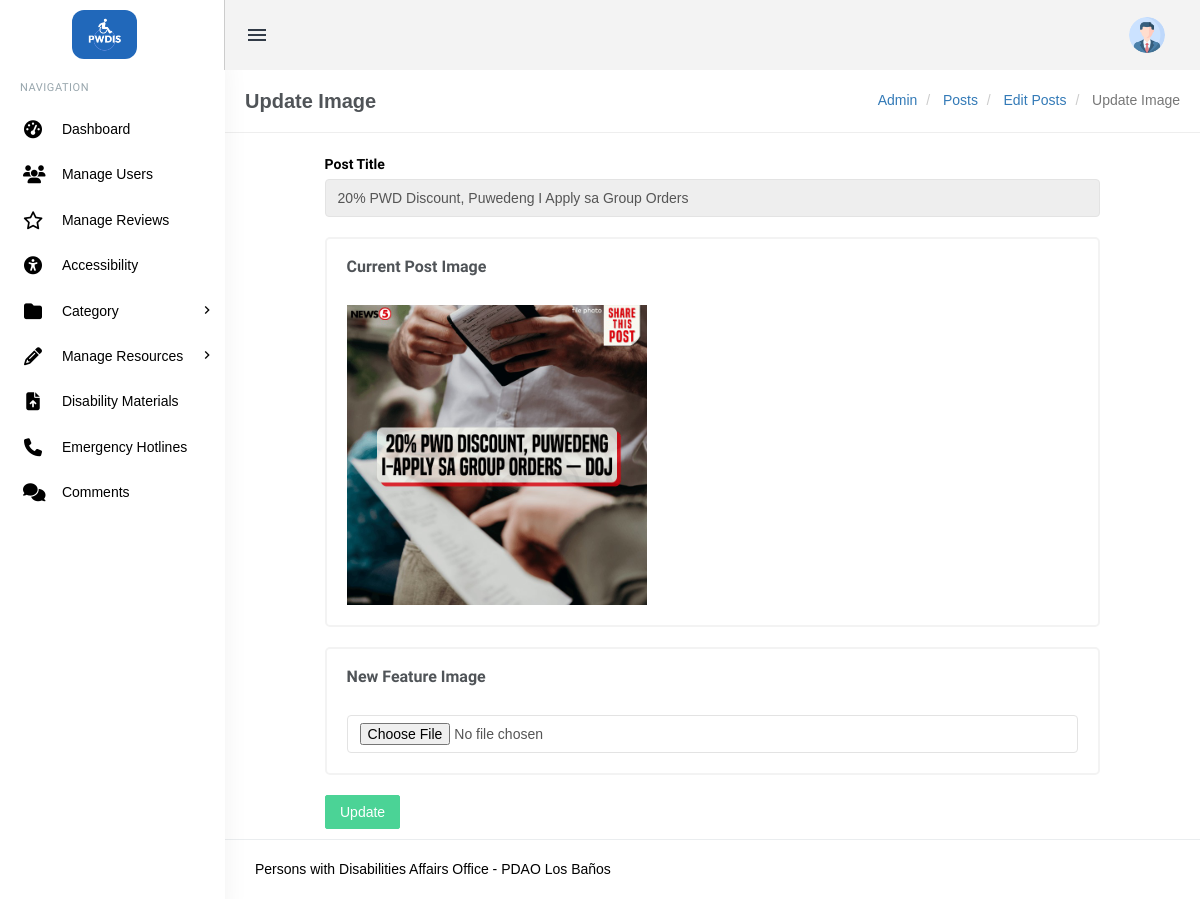
Screenshot of /admin/change-image.php?pid=75 (signed in) with the database file from the repository.
### tables this page shows
CREATE TABLE `tblposts` (
  `id` int(11) NOT NULL,
  `PostTitle` longtext DEFAULT NULL,
  `CategoryId` int(11) DEFAULT NULL,
  `PostDetails` longtext DEFAULT NULL,
  `PostingDate` timestamp NULL DEFAULT current_timestamp(),
  `UpdationDate` timestamp NULL DEFAULT NULL ON UPDATE current_timestamp(),
  `Is_Active` int(1) DEFAULT NULL,
  `PostUrl` mediumtext DEFAULT NULL,
  `PostImage` varchar(255) DEFAULT NULL
);

### admin/change-image.php (the view, shortened to what this page needs)
<?php
include('includes/config.php');
if (strlen($_SESSION['login']) == 0) {
    header('location:index.php');
} else {
?>
    <!DOCTYPE html>
    <html lang="en">
    <head>
        <link href="../plugins/summernote/summernote.css" rel="stylesheet" />
        <link href="../plugins/select2/css/select2.min.css" rel="stylesheet" type="text/css" />
        <link href="../plugins/jquery.filer/css/jquery.filer.css" rel="stylesheet" />
        <link href="../plugins/jquery.filer/css/themes/jquery.filer-dragdropbox-theme.css" rel="stylesheet" />
        <link href="assets/css/bootstrap.min.css" rel="stylesheet" type="text/css" />
        <link href="assets/css/core.css" rel="stylesheet" type="text/css" />
        <link href="assets/css/components.css" rel="stylesheet" type="text/css" />
        <link href="assets/css/icons.css" rel="stylesheet" type="text/css" />
        <link href="assets/css/menu.css" rel="stylesheet" type="text/css" />
        <link href="assets/css/responsive.css" rel="stylesheet" type="text/css" />
        <link rel="stylesheet" href="https://cdnjs.cloudflare.com/ajax/libs/font-awesome/6.6.0/css/all.min.css" />
    </head>
    <body class="fixed-left">
        <div id="wrapper">
            <?php include('includes/topheader.php'); ?>
            <?php include('includes/leftsidebar.php'); ?>
            <div class="content-page">
                <div class="content">
                    <div class="container">
                        <div class="row">
                            <div class="col-xs-12">
                                <div class="page-title-box">
                                    <h4 class="page-title">Update Image </h4>
                                    <ol class="breadcrumb p-0 m-0">
                                        <li>
                                            <a href="#">Admin</a>
                                        </li>
                                        <li>
                                            <a href="#"> Posts </a>
                                        </li>
                                        <li>
                                            <a href="#"> Edit Posts </a>
                                        </li>
                                        <li class="active">
                                            Update Image
                                        </li>
                                    </ol>
                                    <div class="clearfix"></div>
                                </div>
                            </div>
                        </div>
                        <div class="row">
                            <div class="col-sm-6">
                            </div>
                        </div>
                        <form name="addpost" method="post" enctype="multipart/form-data">
                            <?php
                            $postid = intval($_GET['pid']);
                            $query = mysqli_query($con, "select PostImage,PostTitle from tblposts where id='$postid' and Is_Active=1 ");
                            while ($row = mysqli_fetch_array($query)) {
                            ?>
                                <div class="row">
                                    <div class="col-md-10 col-md-offset-1">
                                        <div class="p-6">
                                            <div class="">
                                                <form name="addpost" method="post">
                                                    <div class="form-group m-b-20">
                                                        <label for="exampleInputEmail1">Post Title</label>
                                                        <input type="text" class="form-control" id="posttitle" value="<?php echo htmlentities($row['PostTitle']); ?>" name="posttitle" readonly>
                                                    </div>
                                                    <div class="row">
                                                        <div class="col-sm-12">
                                                            <div class="card-box">
                                                                <h4 class="m-b-30 m-t-0 header-title"><b>Current Post Image</b></h4>
                                                                <img src="postimages/<?php echo htmlentities($row['PostImage']); ?>" width="300" />
                                                                <br />
                                                            </div>
                                                        </div>
                                                    </div>
                                                <?php } ?>
                                                <div class="row">
                                                    <div class="col-sm-12">
                                                        <div class="card-box">
                                                            <h4 class="m-b-30 m-t-0 header-title"><b>New Feature Image</b></h4>
                                                            <input type="file" class="form-control" id="postimage" name="postimage" required>
                                                        </div>
                                                    </div>
                                                </div>
                                                <button type="submit" name="update" class="btn btn-success waves-effect waves-light">Update </button>
                                                </form>
                                            </div>
                                        </div>
                                    </div>
                                </div>
                    </div>
                </div>
                <?php include('includes/footer.php'); ?>
            </div>
        </div>
    </body>
    </html>
<?php } ?>

### admin/assets/css/core.css (style rules this page uses)
body { font-family: "Poppins", sans-serif; margin: 0; padding-bottom: 60px; overflow-x: hidden; color: black; }
html { position: relative; min-height: 100%; }
.h1, .h2, .h3, .h4, .h5, .h6, h1, h2, h3, h4, h5, h6 { color: #505458; font-family: "Poppins", sans-serif; margin: 10px 0; }
* { outline: none !important; }
b, strong { font-weight: 600; font-family: "Hind Madurai", sans-serif; }
.container { width: auto; }
#wrapper { height: 100%; overflow: hidden; width: 100%; }
.p-0 { padding: 0 !important; }
.m-0 { margin: 0 !important; }
.m-t-0 { margin-top: 0 !important; }
.m-b-20 { margin-bottom: 20px !important; }
.m-b-30 { margin-bottom: 30px !important; }
.card-box { padding: 20px; border: 2px solid #f3f3f3; -webkit-border-radius: 5px; border-radius: 5px; -moz-border-radius: 5px; background-clip: padding-box; margin-bottom: 20px; background-color: #ffffff; }
.row { margin-right: -10px; margin-left: -10px; }
.col-lg-1, .col-lg-10, .col-lg-11, .col-lg-12, .col-lg-2, .col-lg-3, .col-lg-4, .col-lg-5, .col-lg-6, .col-lg-7, .col-lg-8, .col-lg-9, .col-md-1, .col-md-10, .col-md-11, .col-md-12, .col-md-2, .col-md-3, .col-md-4, .col-md-5, .col-md-6, .col-md-7, .col-md-8, .col-md-9, .col-sm-1, .col-sm-10, .col-sm-11, .col-sm-12, .col-sm-2, .col-sm-3, .col-sm-4, .col-sm-5, .col-sm-6, .col-sm-7, .col-sm-8, .col-sm-9, .col-xs-1, .col-xs-10, .col-xs-11, .col-xs-12, .col-xs-2, .col-xs-3, .col-xs-4, .col-xs-5, .col-xs-6, .col-xs-7, .col-xs-8, .col-xs-9 { padding-left: 10px; padding-right: 10px; }
.breadcrumb { background-color: transparent; margin-bottom: 15px; padding-top: 10px; padding-left: 0; }
.waves-effect { position: relative; cursor: pointer; display: inline-block; overflow: hidden; -webkit-user-select: none; -moz-user-select: none; -ms-user-select: none; user-select: none; -webkit-tap-highlight-color: transparent; vertical-align: middle; z-index: 1; will-change: opacity, transform; -webkit-transition: all 0.3s ease-out; -moz-transition: all 0.3s ease-out; -o-transition: all 0.3s ease-out; -ms-transition: all 0.3s ease-out; transition: all 0.3s ease-out; }

### admin/assets/css/menu.css (style rules this page uses)
.content-page { margin-left: 225px; overflow: hidden; }
.content-page .content { padding: 0 5px 10px 5px; margin-top: 70px; }
.page-title { font-size: 20px; margin-bottom: 0; margin-top: 0; font-weight: 600; }
.header-title { font-size: 16px; line-height: 16px; margin-bottom: 8px; font-weight: 600; }
.page-title-box { padding: 20px; border-bottom: 1px solid #eee; margin: 0 -20px 20px -20px; }
.page-title-box .page-title { margin-bottom: 0; float: left; }
.page-title-box .breadcrumb { float: right; background-color: transparent !important; }

### rows the page displays
tblposts: posttitle "20% PWD Discount, Puwedeng I Apply sa Group Orders", PostImage (picture)
